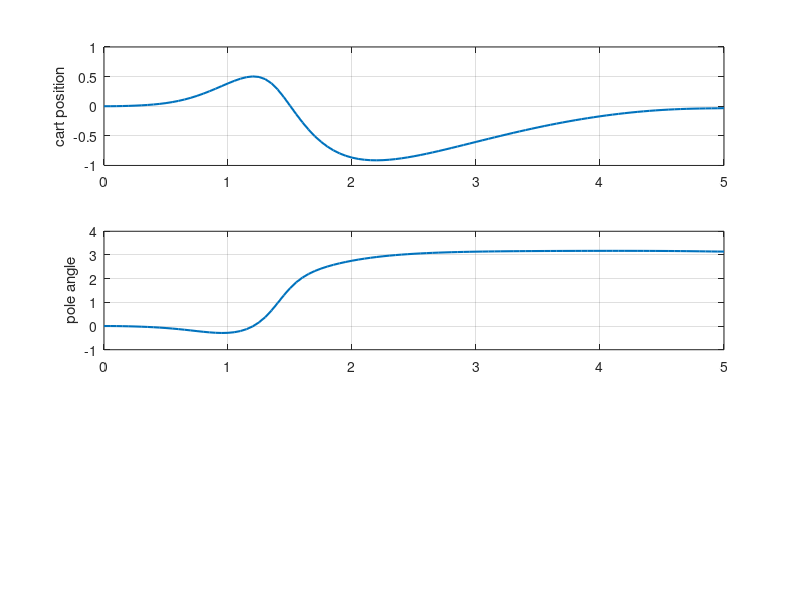

The MATLAB source for this figure: (Note: this script raises an error after producing the figure.)
function iterative_lqr_cart_pole()
% ITERATIVE_LQR_CART_POLE
% Corrected iLQR / finite-horizon LQR-style implementation for cart-pole.
%
% State: x = [cart_position; pole_angle; cart_velocity; pole_angular_velocity]
% Input: u = cart force
%
% The controller locally linearizes nonlinear dynamics:
%   x_{k+1} = f_d(x_k,u_k)
% and locally quadratizes the cost, then performs the Riccati-style backward
% pass:
%   Qx, Qu, Qxx, Qux, Quu
%   k = -Quu^{-1} Qu
%   K = -Quu^{-1} Qux
%
% Forward pass:
%   u_new = u_old + alpha*k + K*(x_new - x_old)

    close all; clc;

    T = 5.0;           % time horizon
    dt = 0.05;         % time step
    N = floor(T/dt)+1; % number of state samples

    nX = 4;            % number of states
    nU = 1;            % number of inputs

    % Cart-pole physical parameters
    param.mc = 10;
    param.mp = 2;
    param.l  = 0.5;
    param.g  = 9.8;
    param.b  = 0.1;
    param.d  = 0.1;

    % Initial and desired states
    x0 = [0; 0; 0; 0];
    xd = [0; pi; 0; 0];

    % Nominal trajectories
    xtraj = zeros(nX, N);
    utraj = zeros(nU, N-1);

    % Feedforward and feedback gains
    ktraj = zeros(nU, N-1);
    Ktraj = zeros(nU, nX, N-1);

    % Cost matrices
    Q  = diag([0.1, 1, 0.1, 1]);
    Qf = diag([1.2, 30000, 1.5, 30000]);
    R  = 1e-3;  % Avoid using an extremely tiny R; it can make Quu ill-conditioned.

    % Run iLQR
    maxIter = 300;
    tol = 1e-5;
    [xtraj, utraj, ktraj, Ktraj, Jhist] = ilqr( ...
        x0, xtraj, utraj, ktraj, Ktraj, N, dt, param, Q, R, Qf, xd, maxIter, tol);

    fprintf('Final cost: %.6f\n', Jhist(end));

    % Simulate using optimized open-loop controls
    t = 0:dt:T;
    x = zeros(nX, N);
    x(:,1) = x0;

    for k = 1:N-1
        xdot = cartpole_dynamics(t(k), x(:,k), utraj(:,k), param);
        x(:,k+1) = x(:,k) + dt * xdot;
    end

    % Plot results
    figure;
    subplot(3,1,1);
    plot(t, x(1,:), 'LineWidth', 1.5); grid on;
    ylabel('cart position');

    subplot(3,1,2);
    plot(t, x(2,:), 'LineWidth', 1.5); grid on;
    ylabel('pole angle');
    yline(pi, '--');

    subplot(3,1,3);
    stairs(t(1:end-1), utraj(1,:), 'LineWidth', 1.5); grid on;
    ylabel('u');
    xlabel('time');

    figure;
    semilogy(Jhist, 'LineWidth', 1.5); grid on;
    xlabel('iLQR iteration');
    ylabel('cost');
    title('Cost convergence');

    % Animate
    for k = 1:N
        draw_cartpole(t(k), x(:,k), param);
        drawnow;
    end
end

%==========================================================================
%   iLQR function
%==========================================================================
function [xtraj, utraj, ktraj, Ktraj, Jhist] = ilqr( ...
    x0, xtraj, utraj, ktraj, Ktraj, N, dt, param, Q, R, Qf, xd, maxIter, tol)

    % Initial rollout with initial control trajectory
    [xtraj, J] = rollout(x0, utraj, N, dt, param, Q, R, Qf, xd);

    Jhist = J;

    for iter = 1:maxIter
        % Riccati-style backward pass
        [Ktraj, ktraj] = backward_pass(xtraj, utraj, Q, R, Qf, xd, param, N, dt);

        % Line-search forward pass
        [xnew, unew, Jnew, accepted] = forward_pass( ...
            x0, xtraj, utraj, ktraj, Ktraj, N, dt, param, Q, R, Qf, xd, J);

        if ~accepted
            fprintf('Iteration %d: line search failed. Stop.\n', iter);
            break;
        end

        improvement = J - Jnew;

        xtraj = xnew;
        utraj = unew;
        J = Jnew;
        Jhist(end+1) = J; %#ok<AGROW>

        fprintf('Iteration %3d | cost = %.6f | improvement = %.6f\n', iter, J, improvement);

        if abs(improvement) < tol
            break;
        end
    end
end

%==========================================================================
%   Rollout with a fixed open-loop input sequence
%==========================================================================
function [xtraj, J] = rollout(x0, utraj, N, dt, param, Q, R, Qf, xd)
    nX = length(x0);
    xtraj = zeros(nX, N);
    xtraj(:,1) = x0;

    J = 0;
    t = 0;

    for k = 1:N-1
        x = xtraj(:,k);
        u = utraj(:,k);

        J = J + dt * stage_cost(x, u, xd, Q, R);

        xdot = cartpole_dynamics(t, x, u, param);
        xtraj(:,k+1) = x + dt * xdot;

        t = t + dt;
    end

    J = J + final_cost(xtraj(:,N), xd, Qf);
end

%==========================================================================
%   Forward pass with line search
%==========================================================================
function [xtraj, utraj, J, accepted] = forward_pass( ...
    x0, xtraj0, utraj0, ktraj, Ktraj, N, dt, param, Q, R, Qf, xd, J0)

    alphaList = [1, 0.5, 0.25, 0.1, 0.05, 0.01, 0.005, 0.001];

    nX = length(x0);
    nU = size(utraj0,1);

    accepted = false;
    bestJ = inf;
    bestX = xtraj0;
    bestU = utraj0;

    for alpha = alphaList
        xtraj_try = zeros(nX, N);
        utraj_try = zeros(nU, N-1);

        x = x0;
        t = 0;
        Jtry = 0;
        xtraj_try(:,1) = x;

        for k = 1:N-1
            dx = x - xtraj0(:,k);

            % Correct iLQR forward update:
            % u_new = u_old + alpha*k + K*(x_new - x_old)
            u = utraj0(:,k) + alpha * ktraj(:,k) + Ktraj(:,:,k) * dx;

            utraj_try(:,k) = u;
            Jtry = Jtry + dt * stage_cost(x, u, xd, Q, R);

            xdot = cartpole_dynamics(t, x, u, param);
            x = x + dt * xdot;

            xtraj_try(:,k+1) = x;
            t = t + dt;
        end

        Jtry = Jtry + final_cost(xtraj_try(:,N), xd, Qf);

        if Jtry < bestJ
            bestJ = Jtry;
            bestX = xtraj_try;
            bestU = utraj_try;
        end

        if Jtry < J0
            accepted = true;
            xtraj = xtraj_try;
            utraj = utraj_try;
            J = Jtry;
            return;
        end
    end

    % Return the best trial even when not accepted
    xtraj = bestX;
    utraj = bestU;
    J = bestJ;
end

%==========================================================================
%   Backward pass
%==========================================================================
function [Ktraj, ktraj] = backward_pass(xtraj, utraj, Q, R, Qf, xd, param, N, dt)

    nX = size(xtraj,1);
    nU = size(utraj,1);

    Ktraj = zeros(nU, nX, N-1);
    ktraj = zeros(nU, N-1);

    % Terminal value function:
    % V_N(x) = 0.5*(x - xd)'*Qf*(x - xd)
    xN = xtraj(:,N);
    Vx  = Qf * (xN - xd);
    Vxx = Qf;

    reg = 1e-6;

    for k = N-1:-1:1
        x = xtraj(:,k);
        u = utraj(:,k);

        % Stage cost gradients
        [gx, gu, gxx, gux, guu] = cost_gradients(x, u, xd, Q, R);

        % Continuous-time dynamics gradients
        [Ac, Bc] = cartpole_grads(0, x, u, param);

        % Discrete-time linearization for Euler integration:
        % x_{k+1} = x_k + dt*f(x_k,u_k)
        fx = eye(nX) + dt * Ac;
        fu = dt * Bc;

        % Because stage cost is multiplied by dt during rollout,
        % its gradients should also be multiplied by dt here.
        gx  = dt * gx;
        gu  = dt * gu;
        gxx = dt * gxx;
        gux = dt * gux;
        guu = dt * guu;

        % Q-function derivatives
        Qx  = gx  + fx' * Vx;
        Qu  = gu  + fu' * Vx;
        Qxx = gxx + fx' * Vxx * fx;
        Qux = gux + fu' * Vxx * fx;
        Quu = guu + fu' * Vxx * fu;

        % Regularize Quu to keep it positive definite numerically
        Quu = 0.5 * (Quu + Quu') + reg * eye(nU);

        % Correct signs:
        % delta_u* = k + K*delta_x
        % k = -Quu^{-1}Qu
        % K = -Quu^{-1}Qux
        kff = -Quu \ Qu;
        Kfb = -Quu \ Qux;

        ktraj(:,k) = kff;
        Ktraj(:,:,k) = Kfb;

        % Value function update
        Vx = Qx + Kfb' * Quu * kff + Kfb' * Qu + Qux' * kff;
        Vxx = Qxx + Kfb' * Quu * Kfb + Kfb' * Qux + Qux' * Kfb;

        % Symmetrize to reduce numerical drift
        Vxx = 0.5 * (Vxx + Vxx');
    end
end

%==========================================================================
%   Stage cost
%==========================================================================
function J = stage_cost(x, u, xd, Q, R)
    e = x - xd;
    J = 0.5 * e' * Q * e + 0.5 * u' * R * u;
end

%==========================================================================
%   Final cost
%==========================================================================
function Jf = final_cost(x, xd, Qf)
    e = x - xd;
    Jf = 0.5 * e' * Qf * e;
end

%==========================================================================
%   Cost gradients
%==========================================================================
function [gx, gu, gxx, gux, guu] = cost_gradients(x, u, xd, Q, R)
    gx = Q * (x - xd);
    gu = R * u;
    gxx = Q;
    gux = zeros(length(u), length(x));
    guu = R;
end

%==========================================================================
%   Cart-pole dynamics
%==========================================================================
function xdot = cartpole_dynamics(~, x, u, param)

    mc = param.mc;
    mp = param.mp;
    l  = param.l;
    g  = param.g;
    b  = param.b;
    d  = param.d;

    x2 = x(2);
    x3 = x(3);
    x4 = x(4);

    s = sin(x2);
    c = cos(x2);

    den = mc + mp * s^2;

    xdot = zeros(4,1);
    xdot(1) = x3;
    xdot(2) = x4;
    xdot(3) = (u - b*x3 + d*x4*c/l + mp*s*(l*x4^2 + g*c)) / den;
    xdot(4) = (-u*c + b*x3*c - d*(mc+mp)*x4/(mp*l) ...
              - mp*l*x4^2*c*s - (mc+mp)*g*s/(mp*l)) / (l*den);
end

%==========================================================================
%   Cart-pole gradients: continuous-time Jacobians df/dx and df/du
%==========================================================================
function [dfdx, dfdu] = cartpole_grads(~, x, u, param)

    mc = param.mc;
    mp = param.mp;
    l  = param.l;
    g  = param.g;
    b  = param.b;
    d  = param.d;

    x2 = x(2);
    x3 = x(3);
    x4 = x(4);

    dfdx = zeros(4,4);
    dfdu = zeros(4,1);

    dfdx(1,3) = 1;
    dfdx(2,4) = 1;

    % Existing analytical derivatives, cleaned up with initialized matrices.
    df3dx1 = 0;

    df3dx2 = - (g*mp*sin(x2)^2 - mp*cos(x2)*(l*x4^2 + g*cos(x2)) ...
             + (d*x4*sin(x2))/l) / (mp*sin(x2)^2 + mc) ...
             - (2*mp*cos(x2)*sin(x2)*(u - b*x3 ...
             + mp*sin(x2)*(l*x4^2 + g*cos(x2)) ...
             + (d*x4*cos(x2))/l)) / (mp*sin(x2)^2 + mc)^2;

    df3dx3 = -b / (mp*sin(x2)^2 + mc);

    df3dx4 = ((d*cos(x2))/l + 2*l*mp*x4*sin(x2)) ...
             / (mp*sin(x2)^2 + mc);

    df4dx1 = 0;

    df4dx2 = (2*mp*cos(x2)*sin(x2)*(l*mp*cos(x2)*sin(x2)*x4^2 ...
             + (d*(mc + mp)*x4)/(l*mp) + u*cos(x2) ...
             - b*x3*cos(x2) + (g*sin(x2)*(mc + mp))/(l*mp))) ...
             / (l*(mp*sin(x2)^2 + mc)^2) ...
             - (b*x3*sin(x2) - u*sin(x2) ...
             + l*mp*x4^2*cos(x2)^2 - l*mp*x4^2*sin(x2)^2 ...
             + (g*cos(x2)*(mc + mp))/(l*mp)) ...
             / (l*(mp*sin(x2)^2 + mc));

    df4dx3 = (b*cos(x2)) / (l*(mc - mp*(cos(x2)^2 - 1)));

    df4dx4 = -((d*(mc + mp))/(l*mp) + l*mp*x4*sin(2*x2)) ...
             / (l*(mp*sin(x2)^2 + mc));

    df3du = 1 / (mp*sin(x2)^2 + mc);
    df4du = -cos(x2) / (l*(mc - mp*(cos(x2)^2 - 1)));

    dfdx(3,1) = df3dx1;
    dfdx(3,2) = df3dx2;
    dfdx(3,3) = df3dx3;
    dfdx(3,4) = df3dx4;

    dfdx(4,1) = df4dx1;
    dfdx(4,2) = df4dx2;
    dfdx(4,3) = df4dx3;
    dfdx(4,4) = df4dx4;

    dfdu(3) = df3du;
    dfdu(4) = df4du;
end

%==========================================================================
%   Draw cart-pole
%==========================================================================
function draw_cartpole(t, x, param)
    l = param.l;
    persistent hFig base raarm lwheel;

    % Create or recover the figure safely. In newer MATLAB versions, a
    % stale/deleted graphics handle can cause figure(hFig) to error.
    if isempty(hFig) || ~isgraphics(hFig, 'figure')
        hFig = figure(25);
        set(hFig, 'DoubleBuffer', 'on');
    else
        figure(hFig);
    end

    if isempty(base) || isempty(raarm) || isempty(lwheel)
        a1 = l + 0.25;
        av = pi*(0:0.05:1);
        theta = pi*(0:0.05:2);
        wb = 0.3;
        hb = 0.15;
        aw = 0.01;
        wheelr = 0.05;

        lwheel = [-wb/2 + wheelr*cos(theta); ...
                  -hb-wheelr + wheelr*sin(theta)]';

        base = [wb*[1 -1 -1 1]; hb*[1 1 -1 -1]]';

        arm = [aw*cos(av-pi/2), -a1+aw*cos(av+pi/2); ...
               aw*sin(av-pi/2),  aw*sin(av+pi/2)]';

        raarm = [(arm(:,1).^2 + arm(:,2).^2).^0.5, atan2(arm(:,2), arm(:,1))];
    end

    clf(hFig);
    axes('Parent', hFig);
    hold on;
    view(0,90);

    patch(x(1)+base(:,1), base(:,2), 0*base(:,1), 'b', 'FaceColor', [.3 .6 .4]);
    patch(x(1)+lwheel(:,1), lwheel(:,2), 0*lwheel(:,1), 'k');
    patch(x(1)+0.3+lwheel(:,1), lwheel(:,2), 0*lwheel(:,1), 'k');

    patch(x(1)+raarm(:,1).*sin(raarm(:,2)+x(2)-pi), ...
         -raarm(:,1).*cos(raarm(:,2)+x(2)-pi), ...
          1+0*raarm(:,1), 'r', 'FaceColor', [.9 .1 0]);

    plot3(x(1)+l*sin(x(2)), -l*cos(x(2)), 1, 'ko', ...
        'MarkerSize', 10, 'MarkerFaceColor', 'b');

    plot3(x(1), 0, 1.5, 'k.');

    title(['t = ', num2str(t, '%.2f'), ' sec']);
    set(gca, 'XTick', [], 'YTick', []);
    axis image;
    axis([-2.5 2.5 -2.5*l 2.5*l]);
end
